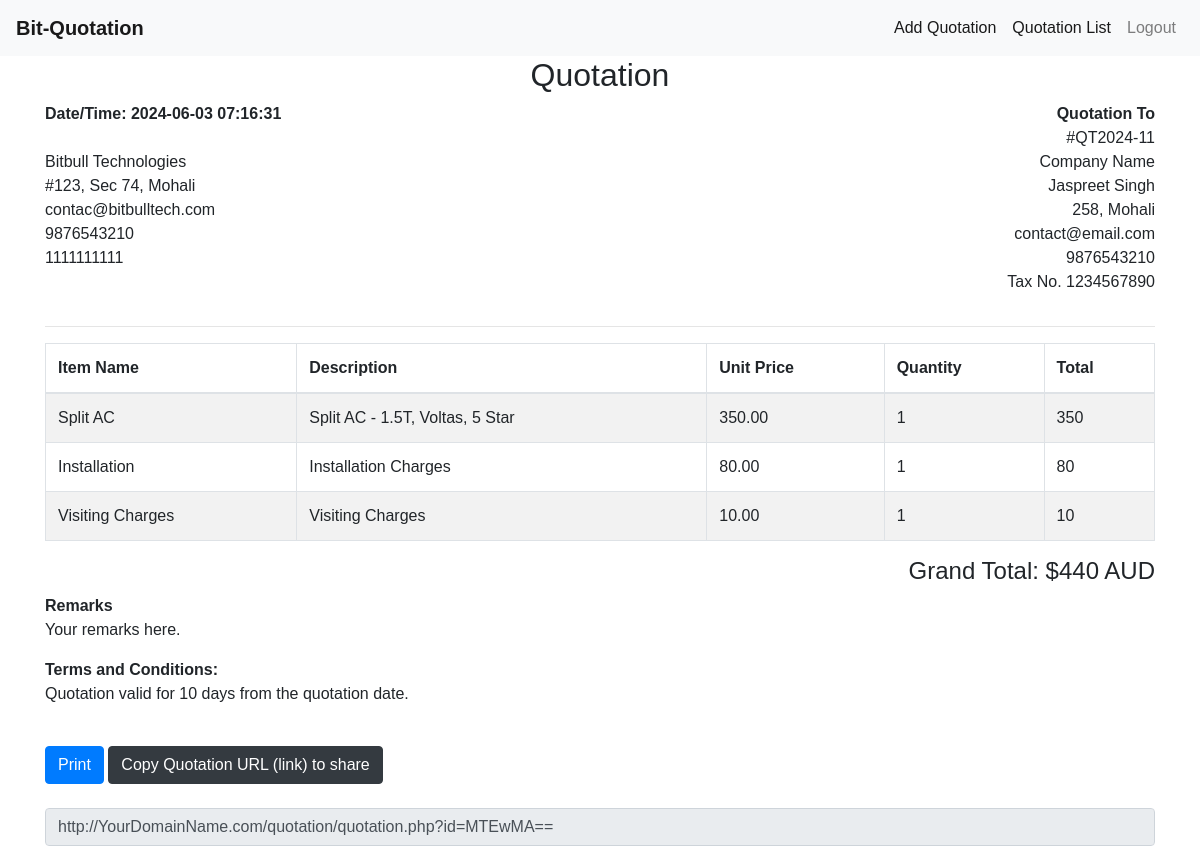
The page /view_quotation.php?id=11 (signed in) on the database its author committed.
### tables this page shows
CREATE TABLE `quotations` (
  `id` int NOT NULL,
  `quotation_number` varchar(50) NOT NULL,
  `quotation_date` timestamp NOT NULL DEFAULT CURRENT_TIMESTAMP,
  `name` varchar(100) NOT NULL,
  `company_name` varchar(100) DEFAULT NULL,
  `tax_number` varchar(50) DEFAULT NULL,
  `address` text NOT NULL,
  `email` varchar(100) NOT NULL,
  `phone` varchar(20) NOT NULL,
  `created_at` timestamp NULL DEFAULT CURRENT_TIMESTAMP,
  `status` enum('quotation','invoice') NOT NULL DEFAULT 'quotation',
  `total_amount` float NOT NULL DEFAULT '0',
  `remarks` text NOT NULL
);

CREATE TABLE `quotation_items` (
  `id` int NOT NULL,
  `quotation_id` int NOT NULL,
  `item_name` varchar(100) NOT NULL,
  `description` text,
  `unit_price` decimal(10,2) NOT NULL,
  `quantity` int NOT NULL,
  `total` float NOT NULL DEFAULT '0'
);

### view_quotation.php (the view, shortened to what this page needs)
<?php
include 'config.php';
include 'header.php';
if (isset($_GET['id']) && is_numeric($_GET['id'])) {
    $id = $_GET['id'];
    $sql = "SELECT * FROM quotations WHERE id = ?";
    if ($stmt = $conn->prepare($sql)) {
        $stmt->bind_param("i", $id);
        if ($stmt->execute()) {
            $result = $stmt->get_result();
            if ($result->num_rows == 1) {
                $row = $result->fetch_assoc();
                ?>
                <div class="container">
                    <div class="row">
                        <div class="col-12 text-center">
							<h2>Quotation</h2>
						</div>
					</div>
					<div class="row">
                        <div class="col-6">
                            <p><b>Date/Time: <?php echo htmlspecialchars($row['quotation_date']); ?></b><br>
                            <br><?php echo COMPANY; ?><br>
							<?php echo ADDRESS; ?><br>
                            <?php echo CONTACT_EMAIL; ?><br>
                            <?php echo PHONE; ?><br>
                            <?php echo TAXNO; ?></p>
                        </div>
                        <div class="col-6 text-right">
                            <b>Quotation To</b>
                            <p>#<?php echo htmlspecialchars($row['quotation_number']); ?><br>
                            <?php if($row['company_name']!=""){ echo htmlspecialchars($row['company_name']); echo "<br>"; } ?>
                            <?php echo htmlspecialchars($row['name']); ?><br>
                            <?php echo htmlspecialchars($row['address']); ?><br>
                            <?php echo htmlspecialchars($row['email']); ?><br>
                            <?php echo htmlspecialchars($row['phone']); ?><br>
                            Tax No. <?php echo htmlspecialchars($row['tax_number']); ?></p>
                        </div>
                    </div>
                    <hr>
                    <div class="row">
                        <div class="col-12">
                            <table class="table table-bordered table-striped">
                                <thead>
                                    <tr>
                                        <th>Item Name</th>
                                        <th>Description</th>
                                        <th>Unit Price</th>
                                        <th>Quantity</th>
                                        <th>Total</th>
                                    </tr>
                                </thead>
                                  <tbody>
    <?php
    $sql_items = "SELECT * FROM quotation_items WHERE quotation_id = ?";
    if ($stmt_items = $conn->prepare($sql_items)) {
        $stmt_items->bind_param("i", $id);
        if ($stmt_items->execute()) {
            $result_items = $stmt_items->get_result();
            while ($row_item = $result_items->fetch_assoc()) {
                ?>
                <tr>
                    <td><?php echo htmlspecialchars($row_item['item_name']); ?></td>
                    <td><?php echo htmlspecialchars($row_item['description']); ?></td>
                    <td><?php echo  htmlspecialchars($row_item['unit_price']) ; ?></td>
                    <td><?php echo htmlspecialchars($row_item['quantity']); ?></td>
                    <td><?php echo  htmlspecialchars($row_item['total']) ; ?></td>
                </tr>
                <?php
            }
        } else {
            echo "Error executing query: " . $stmt_items->error;
        }
    } else {
        echo "Error preparing query: " . $conn->error;
    }
    ?>
                                </tbody>
                            </table>
                        </div>
                    </div>
                    <div class="row">
                        <div class="col-md-12 text-right">
                            <h4>Grand Total: <?php echo CURRENCY_PREFIX . htmlspecialchars($row['total_amount']) . CURRENCY_SUFIX; ?></h4>
                        </div>
                    </div>
                    <div class="row">
                        <div class="col-md-12">
                            <b>Remarks</b>
                            <p><?php echo htmlspecialchars($row['remarks']);?></p>
                        </div>
                    </div>
                    <div class="row">
                        <div class="col-md-12">
                            <b>Terms and Conditions:</b>
                            <p><?php echo TERMS;?></p>
                        </div>
                    </div>
                </div>
                <?php
            } else {
                echo "Quotation not found.";
            }
        } else {
            echo "Error executing query: " . $stmt->error;
        }
    } else {
        echo "Error preparing query: " . $conn->error;
    }
} else {
    echo "Invalid quotation ID.";
}
?>
<div class="container mt-4 no-print">
    <button class="btn btn-primary no-print" onclick="window.print()">Print</button>
	<a href="javascript:copyUrl();" class="btn btn-dark">Copy Quotation URL (link) to share</a><br><br>
	<input type="text" id="textToCopy" class="form-control" value="<?php echo BASE_URL.'/quotation.php?id='.base64_encode($id*100);?>" onclick="copyUrl();" readonly >
</div>
<?php include 'footer.php'; ?>

### header.php (shortened to what this page needs)
<!DOCTYPE html>
<html lang="en">
<head>
    <link rel="stylesheet" href="https://stackpath.bootstrapcdn.com/bootstrap/4.5.2/css/bootstrap.min.css">
    <link rel="stylesheet" href="https://cdnjs.cloudflare.com/ajax/libs/font-awesome/5.15.4/css/all.min.css">
    <link rel="stylesheet" href="style.css">
</head>
<body>
    <nav class="navbar navbar-expand-lg navbar-light bg-light no-print">
        <a class="navbar-brand" href="#">Bit-Quotation</a>
        <div class="collapse navbar-collapse" id="navbarNav">
            <ul class="navbar-nav ml-auto">
                <li class="nav-item active">
                    <a class="nav-link" href="add_quotation.php">Add Quotation</a>
                </li>
               <li class="nav-item active">
                    <a class="nav-link" href="quotation_list.php">Quotation List</a>
                </li>
                <li class="nav-item">
                    <a class="nav-link" href="logout.php">Logout</a>
                </li>
            </ul>
        </div>
    </nav>
    <div class="container-fluid">
        <div class="row">
            <div class="col-md-12">

### footer.php (shortened to what this page needs)
            </div>
        </div>
    </div>
</body>
</html>

### style.css (style rules this page uses)
body { font-family: Arial, sans-serif; }
.navbar-brand { font-weight: bold; }

### rows shown on the page
quotations: quotation_date "2024-06-03 07:16:31", quotation_number "QT2024-11", company_name "Company Name", name "Jaspreet Singh", address "258, Mohali", email "contact@email.com", phone "9876543210", tax_number "1234567890", total_amount "440", remarks "Your remarks here."
quotation_items: item_name "Split AC", description "Split AC - 1.5T, Voltas, 5 Star", unit_price "350.00", quantity "1", total "350"
quotation_items: item_name "Installation", description "Installation Charges", unit_price "80.00", quantity "1", total "80"
quotation_items: item_name "Visiting Charges", description "Visiting Charges", unit_price "10.00", quantity "1", total "10"

### other values the page prints
COMPANY "Bitbull Technologies"
ADDRESS "#123, Sec 74, Mohali"
CONTACT_EMAIL "contac@bitbulltech.com"
PHONE "9876543210"
TAXNO "1111111111"
CURRENCY_PREFIX "$"
CURRENCY_SUFIX "AUD"
TERMS "Quotation valid for 10 days from the quotation date."
